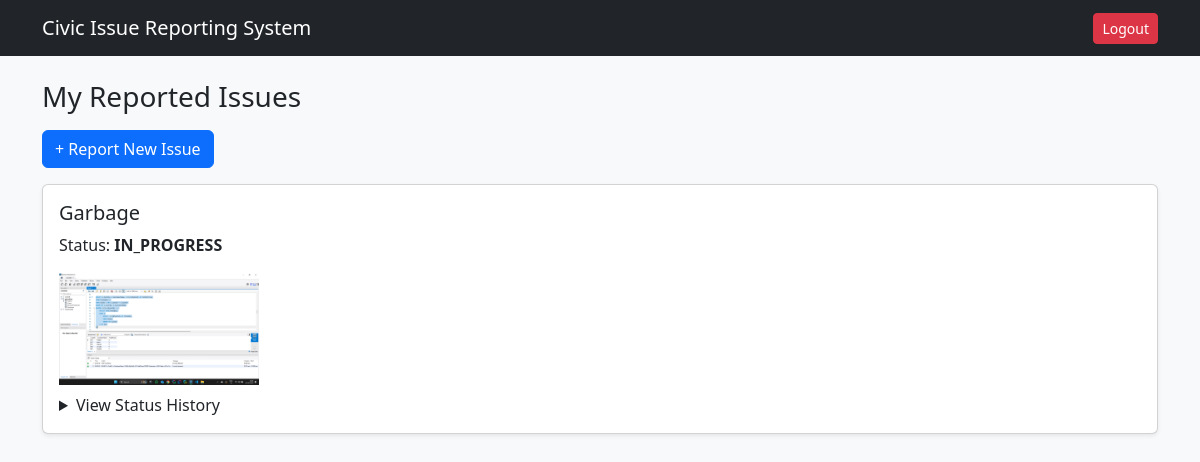
/my-issues/ (signed in), run on an earlier commit of the app's database.
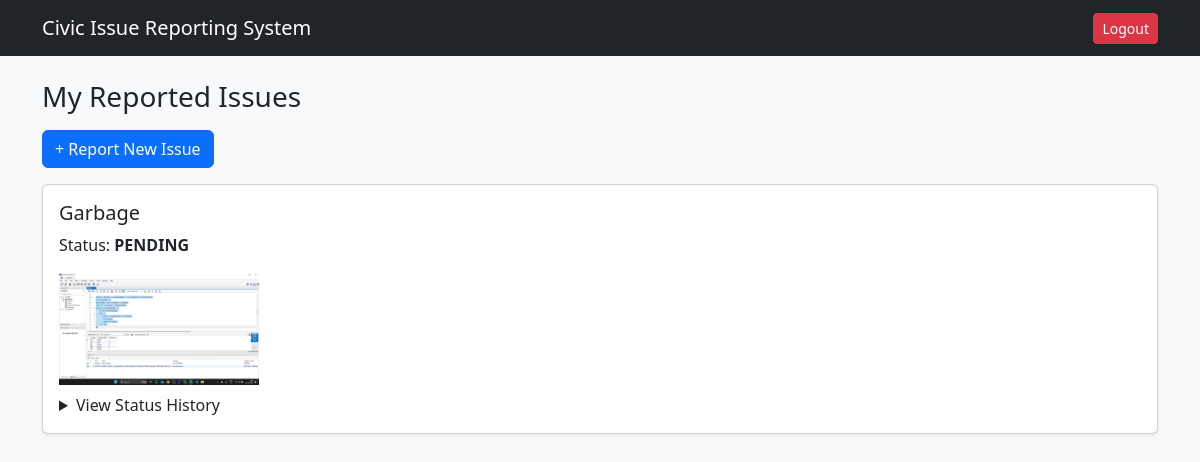
And on a later commit of the database.
### issues/models.py (models this page shows, shortened)
class Issue(models.Model):
    CATEGORY_CHOICES = [
        ('POTHOLE', 'Pothole'),
        ('GARBAGE', 'Garbage'),
        ('WATER', 'Water Leakage'),
        ('STREETLIGHT', 'Street Light'),
        ('DRAINAGE', 'Drainage'),
        ('OTHER', 'Other'),
    ]
    STATUS_CHOICES = [
        ('PENDING', 'Pending'),
        ('IN_PROGRESS', 'In Progress'),
        ('RESOLVED', 'Resolved'),
    ]
    user = models.ForeignKey(User, on_delete=models.CASCADE)
    title = models.CharField(max_length=100)
    description = models.TextField()
    image = models.ImageField(upload_to='issue_images/', null=True, blank=True)
    category = models.CharField(max_length=20, choices=CATEGORY_CHOICES)
    status = models.CharField(max_length=20, choices=STATUS_CHOICES, default='PENDING')
    latitude = models.FloatField()
    longitude = models.FloatField()
    priority = models.IntegerField(default=0)
    assigned_to = models.ForeignKey(
        User,
        on_delete=models.SET_NULL,
        null=True,
        blank=True,
        related_name="assigned_issues"
    )
    created_at = models.DateTimeField(auto_now_add=True)
    updated_at = models.DateTimeField(auto_now=True)

### issues/views.py (the view)
# urls.py: path('my-issues/', views.my_issues, name='my_issues'),
@login_required
def my_issues(request):
    issues = Issue.objects.filter(user=request.user)
    return render(request, 'issues/my_issues.html', {'issues': issues})

### issues/templates/issues/my_issues.html (shortened to what this page needs)
{% extends "base.html" %}
{% block content %}
<h3 class="mb-3">My Reported Issues</h3>
<a href="/create/" class="btn btn-primary mb-3">+ Report New Issue</a>
{% for issue in issues %}
<div class="card mb-3 shadow-sm">
    <div class="card-body">
        <h5>{{ issue.title }}</h5>
        <p>Status: <strong>{{ issue.status }}</strong></p>
        {% if issue.image %}
            <img src="{{ issue.image.url }}" class="img-fluid mb-2" style="max-width:200px;">
        {% endif %}
        <details>
            <summary>View Status History</summary>
        </details>
    </div>
</div>
{% empty %}
<p>No issues reported.</p>
{% endfor %}
{% endblock %}

What changed in the data, as far as the page shows it:
changed Issue "Garbage": status "IN_PROGRESS" → "PENDING"
